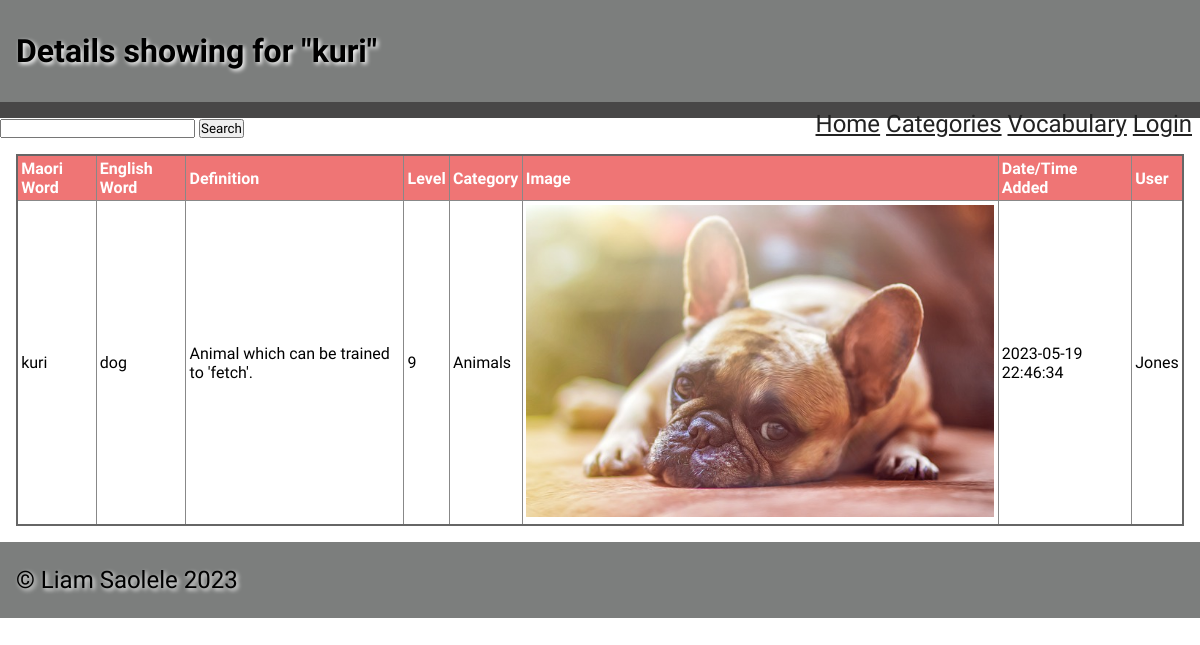
/singleword/52, run on the app's committed database.
### tables this page shows
CREATE TABLE "words_list"
(
    ID            integer
        constraint words_list_pk
            primary key autoincrement,
    Maori         varchar(30)  not null,
    English       varchar(30)  not null,
    Definition    varchar(500) not null,
    Level         integer      not null,
    cat_id        integer,
    category      varchar(30),
    image         varchar(30),
    entrydate     varchar(30),
    user_input_id varchar(30)
);

### app.py (the view)
@app.route('/singleword/<ID>')
def render_singe_word(ID):
    con = open_database(DATABASE)
    query = "SELECT * FROM words_list WHERE ID = ?"
    cur = con.cursor()
    cur.execute(query, (ID, ))
    single_word = cur.fetchone()
    con.close()
    print(single_word)
    return render_template('singleword.html', words=single_word, logged_in=is_logged_in(), teacher=is_teacher())

### app.py (called while the page is built)
def open_database(db_file):     # function to connect to database
    try:
        connection = sqlite3.connect(db_file)
        return connection
    except Error as e:
        print(e)
    return None

def is_logged_in():     # shows if or if not logged in
    if session.get("email") is None:
        print("not Logged in")
        return False
    else:
        print("Logged in")
        return True

def is_teacher():
    if session.get('teacher') == True:
        print("i am teacher")
        return True
    else:
        print("not teacher")
        return False

### templates/singleword.html
{% extends 'base.html' %}
{% block pageheading %}
Details showing for "{{ words[1] }}"
{% endblock %}
{% block main %}
    <table>
        <tr>
            <th>Maori Word</th>
            <th>English Word</th>
            <th>Definition</th>
            <th>Level</th>
            <th>Category</th>
            <th>Image</th>
            <th>Date/Time Added</th>
            <th>User</th>
        </tr>
        <tr>
            <td>{{ words[1] }}</td>
            <td>{{ words[2] }}</td>
            <td>{{ words[3] }}</td>
            <td>{{ words[4] }}</td>
            <td>{{ words[6] }}</td>
            {% if words[7] %}
            <td><img src="/static/images/{{ words[7] }}" alt="image not available" width></td>
            {% else %}
            <td><img src="/static/images/noimage.png" alt="image not available"></td>
            {% endif %}
            <td>{{ words[8] }}</td>
            <td>{{ words[9] }}</td>
        </tr>
    </table>
{% endblock %}

### static/css/style.css (style rules this page uses)
* { font-family: Comfortaa, sans-serif; margin: 0; padding: 0; box-sizing: border-box; }
img { width: 100%; }
table { width: 100%; border: 2px solid #666; border-collapse: collapse; }
th, td { border: 1px solid #888; padding: 0.2rem; text-align: left; }
th { background-color: #ef7575; color: #fff; }

### data on the page
words_list: Maori "kuri", English "dog", Definition "Animal which can be trained to 'fetch'.", Level "9", category "Animals", image (picture), entrydate "2023-05-19 22:46:34", user_input "Jones"
